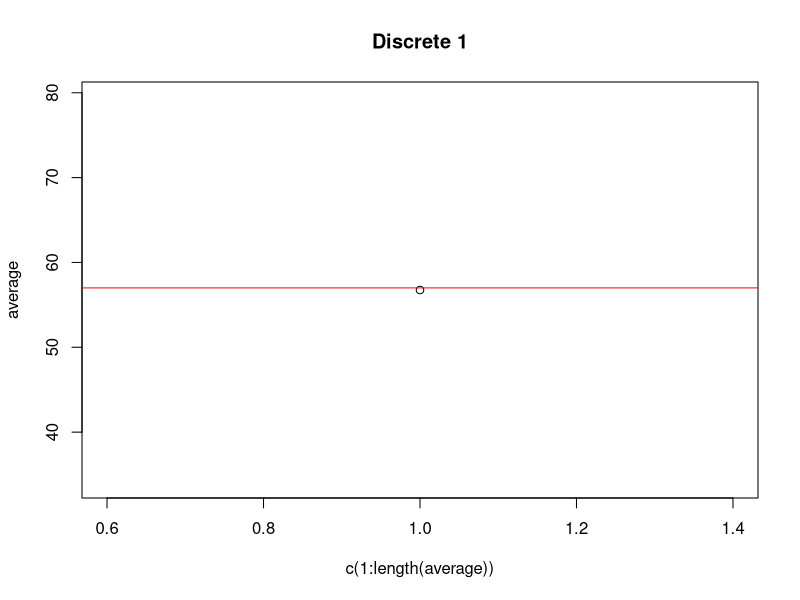
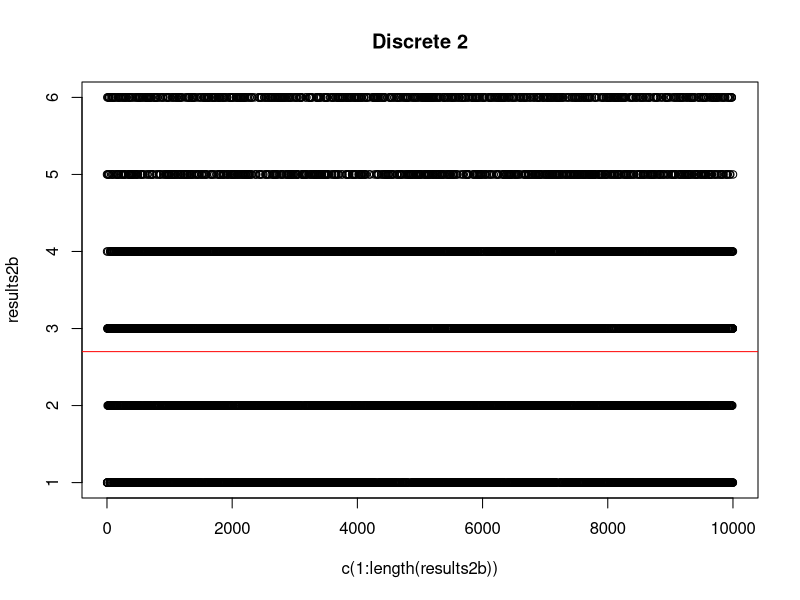
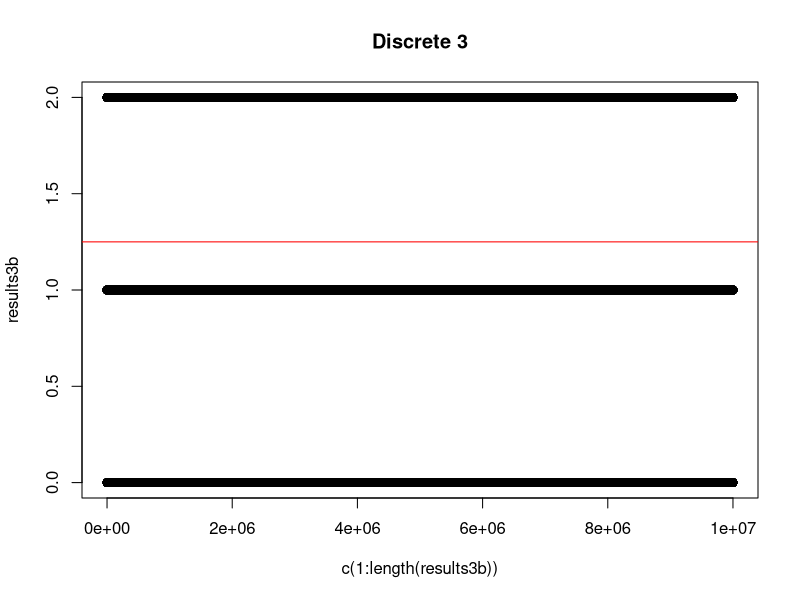
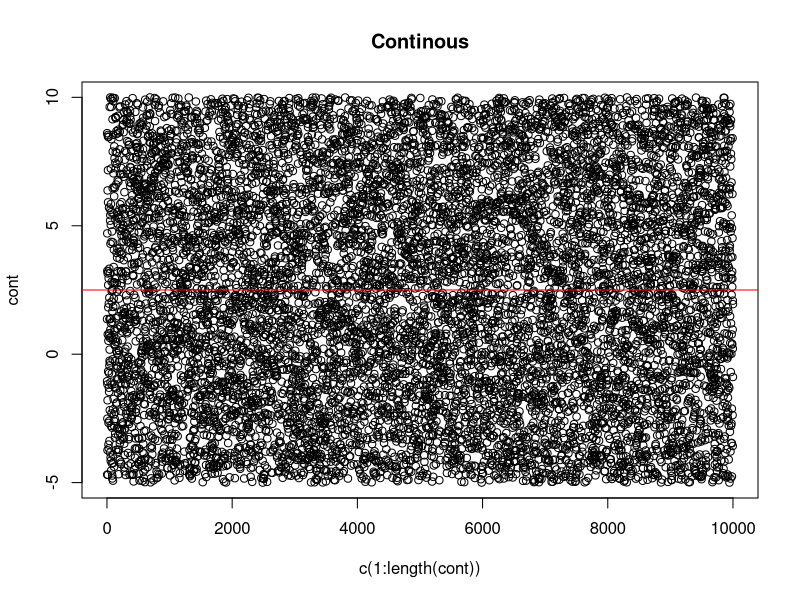

Source code (R) for these figures, in order:
#deletes all previously created objects and variables
rm(list=ls(all=TRUE))
average = 0
##
##
#Discrete 1
#create a vector with a proportional number of each X value to represent their probabilities
stock = c(rep(100, 3), rep(50, 5), rep(10, 2))

#take 10 samples from the stock vector
stockSample = sample(stock, 10, rep = T)
#take the average value of stockSample to get the expected value
average = mean(stockSample)
print(paste("Discrete 1:Expected value with 10 trials:", average))

#take 10000 samples from the stock vector
stockSample = sample(stock, 10000, rep = T)
#take the average value of stockSample to get the expected value
average = mean(stockSample)
print(paste("Discrete 1:Expected value with 10000 trials:", average))

#pen and paper method of finding expected value
print(paste("Pen and paper solution:", (100*(3/10))+(50*(1/2))+(10*(1/5))))

plot(c(1:length(average)),average)
abline(h=57, col='red')
title('Discrete 1')
##
##
#Discrete 2
#vectors to represent and two sided coin, 4-sided die, and 6-sided die 
coin = c(1:2)
dieSix = c(1:6)
dieFour = c(1:4)

disc2 = function(i) {
  #flip a coin
  coin = sample(2, 1)
  
  #die used depends on result of coin flip
  if(coin == 1){
    die = sample(dieSix, 1)
  }
  
  else if(coin == 2){
    die = sample(dieFour, 1)
  }
}

#execute disc2 10 times
results2a = sapply(FUN = disc2, X = c(1:10))
#print average of results2 to find expected value
average = mean(results2a)
print(paste("Discrete 2:Expected value with 10 trials:", average))

#execute disc2 10000 times
results2b = sapply(FUN = disc2, X = c(1:10000))
#print average of results2 to find expected value
average = mean(results2b)
print(paste("Discrete 2:Expected value with 10000 trials:", average))

print(paste('Pen and paper expected value: ',0.5 * ((sum(dieSix)/6)+(sum(dieFour)/4))))

plot(c(1:length(results2b)),results2b)
abline(h=2.7, col='red')
title('Discrete 2')
##
##
#Discrete 3
#probabilities p and q as described in the pdf
p = .5
q = .75

disc3 = function(i){
  #creates vectors y and z with binomial distribution
  y=rbinom(n = 100, size = 1, prob = p)
  z=rbinom(n = 100, size = 1, prob = q)
  
  #sum vectors y and z into vector x
  x = y + z
  xSamp = sample(x, 1000, rep = T)
}

#run disc3 10 times
results3a = sapply(FUN = disc3, X = c(1:10))
#print average of results3 to find expected value
average = mean(results3a)
print(paste("Discrete 3:Expected value with 10 trials:", average))

#run disc3 10000 times
results3b = sapply(FUN = disc3, X = c(1:10000))
#print average of results3 to find expected value
average = mean(results3b)
print(paste("Discrete 3:Expected value with 10000 trials:", average))

print(paste('Pen and paper expected value = ',p+q))

plot(c(1:length(results3b)),results3b)
abline(h=(p+q), col='red')
title('Discrete 3')
##
##
#Continuous
#create a vector with 10 random values between -5 and 10
cont = runif(n = 10, min = -5, max = 10)
average = mean(cont)
print(paste("Continuous:Expected value with 10 trials:", average))

#create a vector with 10000 random values between -5 and 10
cont = runif(n = 10000, min = -5, max = 10)
average = mean(cont)
print(paste("Continuous:Expected value with 10000 trials:", average))
print(paste("Pen and paper expected value:", ((-5+10)/2)))

plot(c(1:length(cont)),cont)
abline(h=2.5, col='red')
title('Continous')